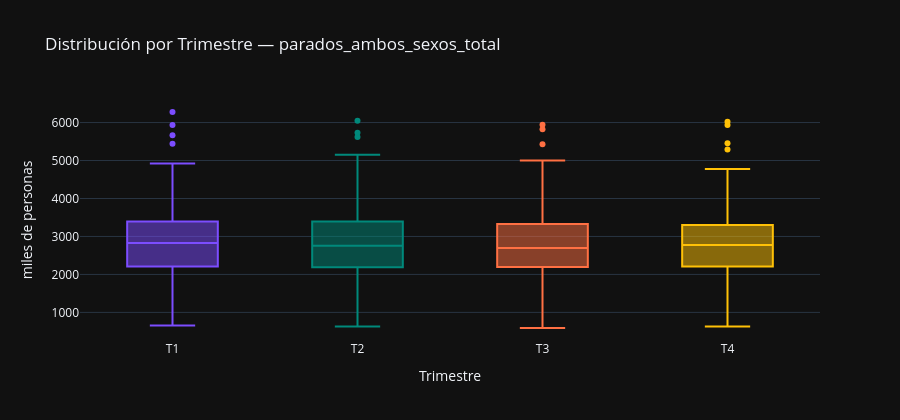

Source (notebook cell):
### Markdown cell above
### Análisis:
La discrepancia entre ambos métodos es informativa. El IQR detecta 15 valores porque es sensible a la asimetría de la distribución, especialmente cuando la caja está desplazada hacia los valores bajos. El z-score no detecta ninguno porque los valores extremos, aunque alejados de la media, no superan 3 desviaciones típicas dada la alta varianza de la serie completa. Ambos resultados son correctos y consistentes entre sí, simplemente miden cosas distintas.

### Code cell
if DATASET_CONFIG['frecuencia_original'] == 'trimestral':
    y_periodo = y.index.quarter.map({1:'T1', 2:'T2', 3:'T3', 4:'T4'})
    titulo_grupo = 'Trimestre'
    orden_periodos = ['T1', 'T2', 'T3', 'T4']
elif DATASET_CONFIG['frecuencia_original'] == 'mensual':
    meses = ['Ene','Feb','Mar','Abr','May','Jun','Jul','Ago','Sep','Oct','Nov','Dic']
    y_periodo = y.index.month.map({i+1: m for i, m in enumerate(meses)})
    titulo_grupo = 'Mes'
    orden_periodos = meses
else:
    meses = ['Ene','Feb','Mar','Abr','May','Jun','Jul','Ago','Sep','Oct','Nov','Dic']
    y_periodo = y.index.month.map({i+1: m for i, m in enumerate(meses)})
    titulo_grupo = 'Mes'
    orden_periodos = meses

colores_bp = ['#7C4DFF', '#00897B', '#FF7043', '#FFC107',
               '#1565C0', '#AD1457', '#2E7D32', '#E65100',
               '#6A1B9A', '#00695C', '#F57F17', '#37474F']

df_box = pd.DataFrame({
    'periodo': y_periodo.values,
    'valor': y.values,
    'fecha': y.index.strftime('%Y-%m-%d'),
})
df_box['periodo'] = pd.Categorical(df_box['periodo'],
                                    categories=[p for p in orden_periodos if p in df_box['periodo'].values],
                                    ordered=True)

fig = px.box(
    df_box, x='periodo', y='valor', color='periodo',
    hover_data=['fecha'],
    title=f'Distribución por {titulo_grupo} — {VAR_PRINCIPAL}',
    labels={'valor': UNIDADES, 'periodo': titulo_grupo, 'fecha': 'Fecha'},
    color_discrete_sequence=colores_bp,
    category_orders={'periodo': orden_periodos},
)
fig.update_layout(showlegend=False, height=420)
fig.show()

### Figure 1 — Plotly figure (JSON) as saved in the notebook; plotly's stock layout.template omitted (floating-point values rounded to 4 significant figures)
{"data": [{"alignmentgroup": "True", "customdata": [["1977-01-01"], ["1978-01-01"], ["1979-01-01"], ["1980-01-01"], ["1981-01-01"], ["1982-01-01"], ["1983-01-01"], ["1984-01-01"], ["1985-01-01"], ["1986-01-01"], ["1987-01-01"], ["1988-01-01"], ["1989-01-01"], ["1990-01-01"], ["1991-01-01"], ["1992-01-01"], ["1993-01-01"], ["1994-01-01"], ["1995-01-01"], ["1996-01-01"], ["1997-01-01"], ["1998-01-01"], ["1999-01-01"], ["2000-01-01"], ["2001-01-01"], ["2002-01-01"], ["2003-01-01"], ["2004-01-01"], ["2005-01-01"], ["2006-01-01"], ["2007-01-01"], ["2008-01-01"], ["2009-01-01"], ["2010-01-01"], ["2011-01-01"], ["2012-01-01"], ["2013-01-01"], ["2014-01-01"], ["2015-01-01"], ["2016-01-01"], ["2017-01-01"], ["2018-01-01"], ["2019-01-01"], ["2020-01-01"], ["2021-01-01"], ["2022-01-01"], ["2023-01-01"], ["2024-01-01"], ["2025-01-01"]], "hovertemplate": "Trimestre=%{x}<br>miles de personas=%{y}<br>Fecha=%{customdata[0]}<extra></extra>", "legendgroup": "T1", "marker": {"color": "#7C4DFF"}, "name": "T1", "notched": false, "offsetgroup": "T1", "orientation": "v", "showlegend": true, "type": "box", "x": ["T1", "T1", "T1", "T1", "T1", "T1", "T1", "T1", "T1", "T1", "T1", "T1", "T1", "T1", "T1", "T1", "T1", "T1", "T1", "T1", "T1", "T1", "T1", "T1", "T1", "T1", "T1", "T1", "T1", "T1", "T1", "T1", "T1", "T1", "T1", "T1", "T1", "T1", "T1", "T1", "T1", "T1", "T1", "T1", "T1", "T1", "T1", "T1", "T1"], "x0": " ", "xaxis": "x", "y": [652.9, 855.3, 1072.0, 1401.0, 1756.0, 2043.0, 2292.0, 2611.0, 2863.0, 2887.0, 2847.0, 2800.0, 2564.0, 2370.0, 2279.0, 2460.0, 3069.0, 3513.0, 3359.0, 3280.0, 3096.0, 2829.0, 2458.0, 2211.0, 1950.0, 2153.0, 2328.0, 2310.0, 2121.0, 1943.0, 1863.0, 2190.0, 4018.0, 4618.0, 4921.0, 5668.0, 6278.0, 5933.0, 5445.0, 4791.0, 4255.0, 3796.0, 3354.0, 3313.0, 3703.0, 3215.0, 3186.0, 2978.0, 2789.0], "y0": " ", "yaxis": "y"}, {"alignmentgroup": "True", "customdata": [["1977-04-01"], ["1978-04-01"], ["1979-04-01"], ["1980-04-01"], ["1981-04-01"], ["1982-04-01"], ["1983-04-01"], ["1984-04-01"], ["1985-04-01"], ["1986-04-01"], ["1987-04-01"], ["1988-04-01"], ["1989-04-01"], ["1990-04-01"], ["1991-04-01"], ["1992-04-01"], ["1993-04-01"], ["1994-04-01"], ["1995-04-01"], ["1996-04-01"], ["1997-04-01"], ["1998-04-01"], ["1999-04-01"], ["2000-04-01"], ["2001-04-01"], ["2002-04-01"], ["2003-04-01"], ["2004-04-01"], ["2005-04-01"], ["2006-04-01"], ["2007-04-01"], ["2008-04-01"], ["2009-04-01"], ["2010-04-01"], ["2011-04-01"], ["2012-04-01"], ["2013-04-01"], ["2014-04-01"], ["2015-04-01"], ["2016-04-01"], ["2017-04-01"], ["2018-04-01"], ["2019-04-01"], ["2020-04-01"], ["2021-04-01"], ["2022-04-01"], ["2023-04-01"], ["2024-04-01"], ["2025-04-01"]], "hovertemplate": "Trimestre=%{x}<br>miles de personas=%{y}<br>Fecha=%{customdata[0]}<extra></extra>", "legendgroup": "T2", "marker": {"color": "#00897B"}, "name": "T2", "notched": false, "offsetgroup": "T2", "orientation": "v", "showlegend": true, "type": "box", "x": ["T2", "T2", "T2", "T2", "T2", "T2", "T2", "T2", "T2", "T2", "T2", "T2", "T2", "T2", "T2", "T2", "T2", "T2", "T2", "T2", "T2", "T2", "T2", "T2", "T2", "T2", "T2", "T2", "T2", "T2", "T2", "T2", "T2", "T2", "T2", "T2", "T2", "T2", "T2", "T2", "T2", "T2", "T2", "T2", "T2", "T2", "T2", "T2", "T2"], "x0": " ", "xaxis": "x", "y": [629.1, 869.4, 1069.0, 1457.0, 1782.0, 2014.0, 2235.0, 2606.0, 2854.0, 2804.0, 2781.0, 2753.0, 2421.0, 2291.0, 2244.0, 2507.0, 3154.0, 3471.0, 3238.0, 3189.0, 3016.0, 2729.0, 2260.0, 2064.0, 1856.0, 2103.0, 2216.0, 2248.0, 1969.0, 1834.0, 1773.0, 2386.0, 4140.0, 4655.0, 4844.0, 5731.0, 6047.0, 5623.0, 5149.0, 4575.0, 3914.0, 3490.0, 3231.0, 3368.0, 3586.0, 2995.0, 2808.0, 2755.0, 2553.0], "y0": " ", "yaxis": "y"}, {"alignmentgroup": "True", "customdata": [["1976-07-01"], ["1977-07-01"], ["1978-07-01"], ["1979-07-01"], ["1980-07-01"], ["1981-07-01"], ["1982-07-01"], ["1983-07-01"], ["1984-07-01"], ["1985-07-01"], ["1986-07-01"], ["1987-07-01"], ["1988-07-01"], ["1989-07-01"], ["1990-07-01"], ["1991-07-01"], ["1992-07-01"], ["1993-07-01"], ["1994-07-01"], ["1995-07-01"], ["1996-07-01"], ["1997-07-01"], ["1998-07-01"], ["1999-07-01"], ["2000-07-01"], ["2001-07-01"], ["2002-07-01"], ["2003-07-01"], ["2004-07-01"], ["2005-07-01"], ["2006-07-01"], ["2007-07-01"], ["2008-07-01"], ["2009-07-01"], ["2010-07-01"], ["2011-07-01"], ["2012-07-01"], ["2013-07-01"], ["2014-07-01"], ["2015-07-01"], ["2016-07-01"], ["2017-07-01"], ["2018-07-01"], ["2019-07-01"], ["2020-07-01"], ["2021-07-01"], ["2022-07-01"], ["2023-07-01"], ["2024-07-01"], ["2025-07-01"]], "hovertemplate": "Trimestre=%{x}<br>miles de personas=%{y}<br>Fecha=%{customdata[0]}<extra></extra>", "legendgroup": "T3", "marker": {"color": "#FF7043"}, "name": "T3", "notched": false, "offsetgroup": "T3", "orientation": "v", "showlegend": true, "type": "box", "x": ["T3", "T3", "T3", "T3", "T3", "T3", "T3", "T3", "T3", "T3", "T3", "T3", "T3", "T3", "T3", "T3", "T3", "T3", "T3", "T3", "T3", "T3", "T3", "T3", "T3", "T3", "T3", "T3", "T3", "T3", "T3", "T3", "T3", "T3", "T3", "T3", "T3", "T3", "T3", "T3", "T3", "T3", "T3", "T3", "T3", "T3", "T3", "T3", "T3", "T3"], "x0": " ", "xaxis": "x", "y": [589.0, 707.2, 932.6, 1149.0, 1508.0, 1853.0, 2109.0, 2295.0, 2657.0, 2834.0, 2759.0, 2779.0, 2691.0, 2340.0, 2244.0, 2326.0, 2595.0, 3280.0, 3412.0, 3252.0, 3158.0, 2971.0, 2702.0, 2256.0, 2060.0, 1871.0, 2196.0, 2248.0, 2200.0, 1784.0, 1767.0, 1806.0, 2601.0, 4121.0, 4585.0, 4998.0, 5824.0, 5943.0, 5428.0, 4851.0, 4321.0, 3732.0, 3326.0, 3214.0, 3723.0, 3467.0, 3026.0, 2894.0, 2754.0, 2613.0], "y0": " ", "yaxis": "y"}, {"alignmentgroup": "True", "customdata": [["1976-10-01"], ["1977-10-01"], ["1978-10-01"], ["1979-10-01"], ["1980-10-01"], ["1981-10-01"], ["1982-10-01"], ["1983-10-01"], ["1984-10-01"], ["1985-10-01"], ["1986-10-01"], ["1987-10-01"], ["1988-10-01"], ["1989-10-01"], ["1990-10-01"], ["1991-10-01"], ["1992-10-01"], ["1993-10-01"], ["1994-10-01"], ["1995-10-01"], ["1996-10-01"], ["1997-10-01"], ["1998-10-01"], ["1999-10-01"], ["2000-10-01"], ["2001-10-01"], ["2002-10-01"], ["2003-10-01"], ["2004-10-01"], ["2005-10-01"], ["2006-10-01"], ["2007-10-01"], ["2008-10-01"], ["2009-10-01"], ["2010-10-01"], ["2011-10-01"], ["2012-10-01"], ["2013-10-01"], ["2014-10-01"], ["2015-10-01"], ["2016-10-01"], ["2017-10-01"], ["2018-10-01"], ["2019-10-01"], ["2020-10-01"], ["2021-10-01"], ["2022-10-01"], ["2023-10-01"], ["2024-10-01"], ["2025-10-01"]], "hovertemplate": "Trimestre=%{x}<br>miles de personas=%{y}<br>Fecha=%{customdata[0]}<extra></extra>", "legendgroup": "T4", "marker": {"color": "#FFC107"}, "name": "T4", "notched": false, "offsetgroup": "T4", "orientation": "v", "showlegend": true, "type": "box", "x": ["T4", "T4", "T4", "T4", "T4", "T4", "T4", "T4", "T4", "T4", "T4", "T4", "T4", "T4", "T4", "T4", "T4", "T4", "T4", "T4", "T4", "T4", "T4", "T4", "T4", "T4", "T4", "T4", "T4", "T4", "T4", "T4", "T4", "T4", "T4", "T4", "T4", "T4", "T4", "T4", "T4", "T4", "T4", "T4", "T4", "T4", "T4", "T4", "T4", "T4"], "x0": " ", "xaxis": "x", "y": [627.8, 754.9, 1004.0, 1256.0, 1636.0, 1974.0, 2210.0, 2403.0, 2812.0, 2865.0, 2783.0, 2763.0, 2574.0, 2387.0, 2283.0, 2403.0, 2846.0, 3418.0, 3423.0, 3266.0, 3140.0, 2943.0, 2646.0, 2267.0, 2046.0, 1946.0, 2232.0, 2277.0, 2177.0, 1860.0, 1819.0, 1942.0, 3207.0, 4335.0, 4702.0, 5287.0, 6021.0, 5936.0, 5458.0, 4780.0, 4238.0, 3767.0, 3304.0, 3192.0, 3720.0, 3149.0, 3082.0, 2861.0, 2596.0, 2477.0], "y0": " ", "yaxis": "y"}], "layout": {"boxmode": "overlay", "height": 420, "legend": {"title": {"text": "Trimestre"}, "tracegroupgap": 0}, "showlegend": false, "title": {"text": "Distribución por Trimestre — parados_ambos_sexos_total"}, "xaxis": {"anchor": "y", "categoryarray": ["T1", "T2", "T3", "T4"], "categoryorder": "array", "domain": [0.0, 1.0], "title": {"text": "Trimestre"}}, "yaxis": {"anchor": "x", "domain": [0.0, 1.0], "title": {"text": "miles de personas"}}}}
